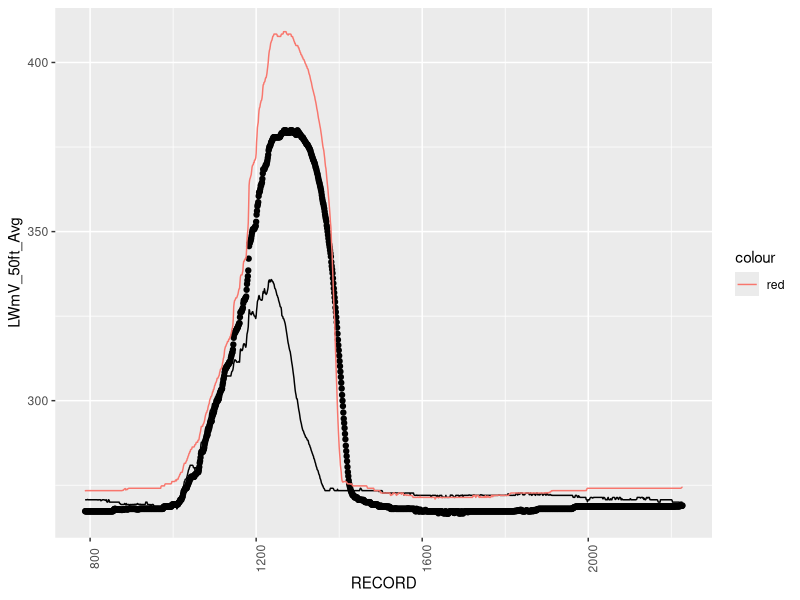

R code for this plot:
## ---- chunk 1
knitr::opts_chunk$set(echo = TRUE)
library(tidyverse)
library(lubridate)
## ---- chunk 2

theday <- '2022-06-9'

SB_Processed<- read.csv("./processed_data/SB/SB_processed_CR800.csv")
SB_6_7<-SB_Processed%>%
  mutate(day=date(TIMESTAMP))%>%
  filter(day==theday)

TP_Processed<- read.csv("./processed_data/TP/TP_processed_CR800.csv")
TP_6_7<-TP_Processed%>%
  mutate(day=date(TIMESTAMP))%>%
  filter(day==theday)

EB_Processed<- read.csv("./processed_data/EB/EB_processed_CR800.csv")
EB_6_7<-EB_Processed%>%
  mutate(day=date(TIMESTAMP))%>%
  filter(day==theday)

NN_Processed<- read.csv("./processed_data/NN/NN_processed_CR800.csv")
NN_6_7<-NN_Processed%>%
  mutate(day=date(TIMESTAMP))%>%
  filter(day==theday)

compareplot<- ggplot()+
  geom_line(data = EB_6_7, aes(x = RECORD, y = LWmV_50ft_Avg))+
  geom_point(data= EB_6_7, aes(x = RECORD, y = LWmV_66ft_Avg)) +
  geom_line(data= EB_6_7, aes(x = RECORD, y = LWmV_17ft_Avg, color="red"))+
  theme(axis.text.x = element_text(angle = 90))

compareplot
